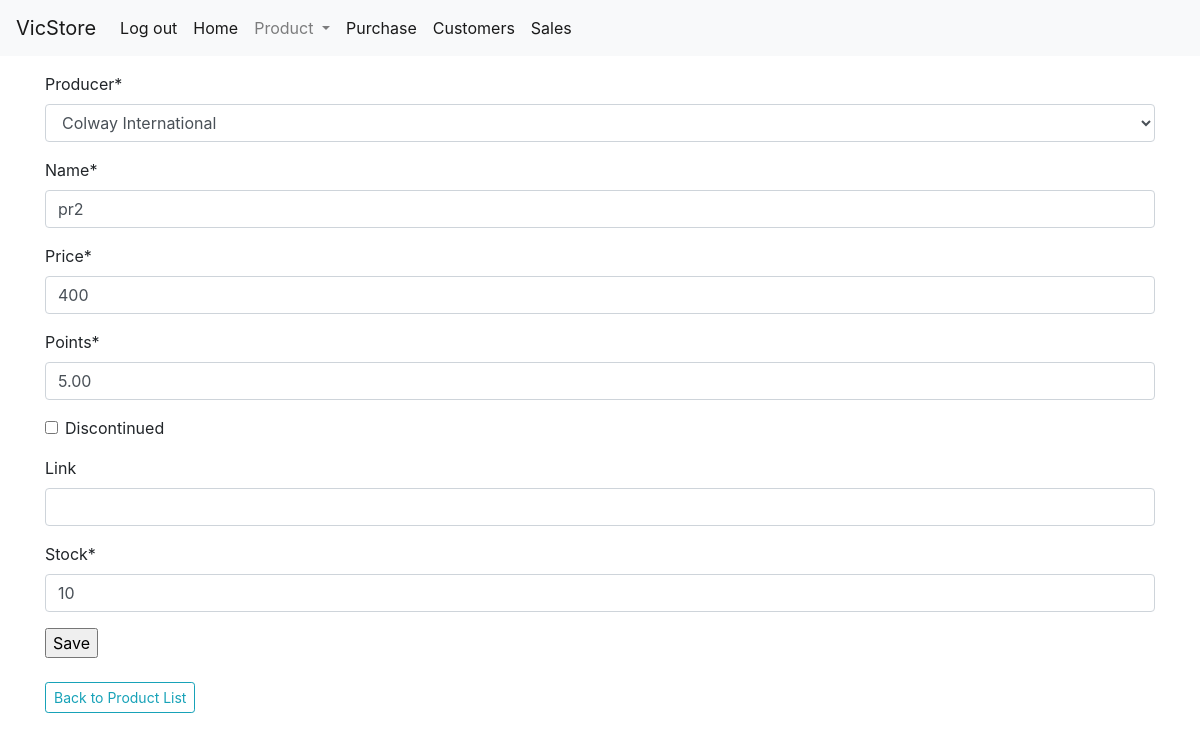
Screenshot of /product/2/update/ (signed in) with the database file from the repository.
### product/models.py (models this page shows, shortened)
class Product(models.Model):
    PRODUCER = (
        ('CC', 'Colway Classic'),
        ('CI', 'Colway International'),
        ('NC', 'Non Colway'),
    )
    producer = models.CharField(max_length=2,choices=PRODUCER)
    name = models.CharField(max_length=50, unique=True)
    price = models.PositiveIntegerField()
    points = models.DecimalField(max_digits=6, decimal_places=2, default=0)
    discontinued = models.BooleanField(default=False)
    link = models.URLField(blank=True)
    stock = models.PositiveIntegerField()
    created_at = models.DateField(auto_now_add=True)
    updated_at = models.DateField(auto_now=True)
    class Meta:
        db_table = 'product'
        ordering = ('producer','name',)
        verbose_name = 'product'
        verbose_name_plural = 'products'

### product/views.py (the view, shortened to what this page needs)
# urls.py: path('<int:id>/update/', ProductUpdateView.as_view(),name='product-update'),
class ProductUpdateView(LoginRequiredMixin, UpdateView):
    template_name = 'product/product_create.html'
    form_class = ProductModelForm
    def get_object(self):
        id_ = self.kwargs.get('id')
        return get_object_or_404(Product, id=id_)

### product/forms.py
class ProductModelForm(forms.ModelForm):
    class Meta:
        model = Product
        exclude = [
            'created_at',
            'updated_at',
        ]

### product/templates/product/product_create.html
{% extends "base_prod.html" %}
{% load crispy_forms_tags %}
{% block content %}
<form action='.' method="post">{% csrf_token %}
    {{ form | crispy }}
    <input type="submit" value="Save">
</form>
<br>
<a class="btn btn-outline-info btn-sm" href="{% url 'product:product-list' %}">Back to Product List</a>
{% endblock %}

### rows the page displays
Product: producer "Colway International", name "pr2", price "400", points "5.00", stock "10"
